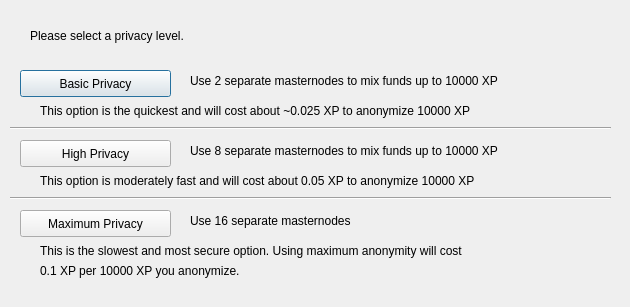
<?xml version="1.0" encoding="UTF-8"?>
<ui version="4.0">
 <class>ObfuscationConfig</class>
 <widget class="QDialog" name="ObfuscationConfig">
  <property name="geometry">
   <rect>
    <x>0</x>
    <y>0</y>
    <width>630</width>
    <height>307</height>
   </rect>
  </property>
  <property name="windowTitle">
   <string>Configure Obfuscation</string>
  </property>
  <widget class="QPushButton" name="buttonBasic">
   <property name="geometry">
    <rect>
     <x>20</x>
     <y>70</y>
     <width>151</width>
     <height>27</height>
    </rect>
   </property>
   <property name="text">
    <string>Basic Privacy</string>
   </property>
  </widget>
  <widget class="QPushButton" name="buttonHigh">
   <property name="geometry">
    <rect>
     <x>20</x>
     <y>140</y>
     <width>151</width>
     <height>27</height>
    </rect>
   </property>
   <property name="text">
    <string>High Privacy</string>
   </property>
  </widget>
  <widget class="QPushButton" name="buttonMax">
   <property name="geometry">
    <rect>
     <x>20</x>
     <y>210</y>
     <width>151</width>
     <height>27</height>
    </rect>
   </property>
   <property name="text">
    <string>Maximum Privacy</string>
   </property>
  </widget>
  <widget class="QLabel" name="label">
   <property name="geometry">
    <rect>
     <x>30</x>
     <y>20</y>
     <width>571</width>
     <height>31</height>
    </rect>
   </property>
   <property name="text">
    <string>Please select a privacy level.</string>
   </property>
  </widget>
  <widget class="QLabel" name="label_2">
   <property name="geometry">
    <rect>
     <x>190</x>
     <y>70</y>
     <width>421</width>
     <height>21</height>
    </rect>
   </property>
   <property name="text">
    <string>Use 2 separate masternodes to mix funds up to 10000 XP</string>
   </property>
  </widget>
  <widget class="QLabel" name="label_3">
   <property name="geometry">
    <rect>
     <x>190</x>
     <y>140</y>
     <width>411</width>
     <height>21</height>
    </rect>
   </property>
   <property name="text">
    <string>Use 8 separate masternodes to mix funds up to 10000 XP</string>
   </property>
  </widget>
  <widget class="QLabel" name="label_4">
   <property name="geometry">
    <rect>
     <x>190</x>
     <y>210</y>
     <width>421</width>
     <height>21</height>
    </rect>
   </property>
   <property name="text">
    <string>Use 16 separate masternodes</string>
   </property>
  </widget>
  <widget class="QLabel" name="label_6">
   <property name="geometry">
    <rect>
     <x>40</x>
     <y>100</y>
     <width>561</width>
     <height>21</height>
    </rect>
   </property>
   <property name="text">
    <string>This option is the quickest and will cost about ~0.025 XP to anonymize 10000 XP</string>
   </property>
  </widget>
  <widget class="QLabel" name="label_7">
   <property name="geometry">
    <rect>
     <x>40</x>
     <y>170</y>
     <width>561</width>
     <height>21</height>
    </rect>
   </property>
   <property name="text">
    <string>This option is moderately fast and will cost about 0.05 XP to anonymize 10000 XP</string>
   </property>
  </widget>
  <widget class="QLabel" name="label_8">
   <property name="geometry">
    <rect>
     <x>40</x>
     <y>240</y>
     <width>561</width>
     <height>21</height>
    </rect>
   </property>
   <property name="text">
    <string>This is the slowest and most secure option. Using maximum anonymity will cost</string>
   </property>
  </widget>
  <widget class="QLabel" name="label_9">
   <property name="geometry">
    <rect>
     <x>40</x>
     <y>260</y>
     <width>561</width>
     <height>21</height>
    </rect>
   </property>
   <property name="text">
    <string>0.1 XP per 10000 XP you anonymize.</string>
   </property>
  </widget>
  <widget class="Line" name="line">
   <property name="geometry">
    <rect>
     <x>10</x>
     <y>120</y>
     <width>601</width>
     <height>16</height>
    </rect>
   </property>
   <property name="orientation">
    <enum>Qt::Horizontal</enum>
   </property>
  </widget>
  <widget class="Line" name="line_2">
   <property name="geometry">
    <rect>
     <x>10</x>
     <y>190</y>
     <width>601</width>
     <height>16</height>
    </rect>
   </property>
   <property name="orientation">
    <enum>Qt::Horizontal</enum>
   </property>
  </widget>
 </widget>
 <resources/>
 <connections/>
</ui>
